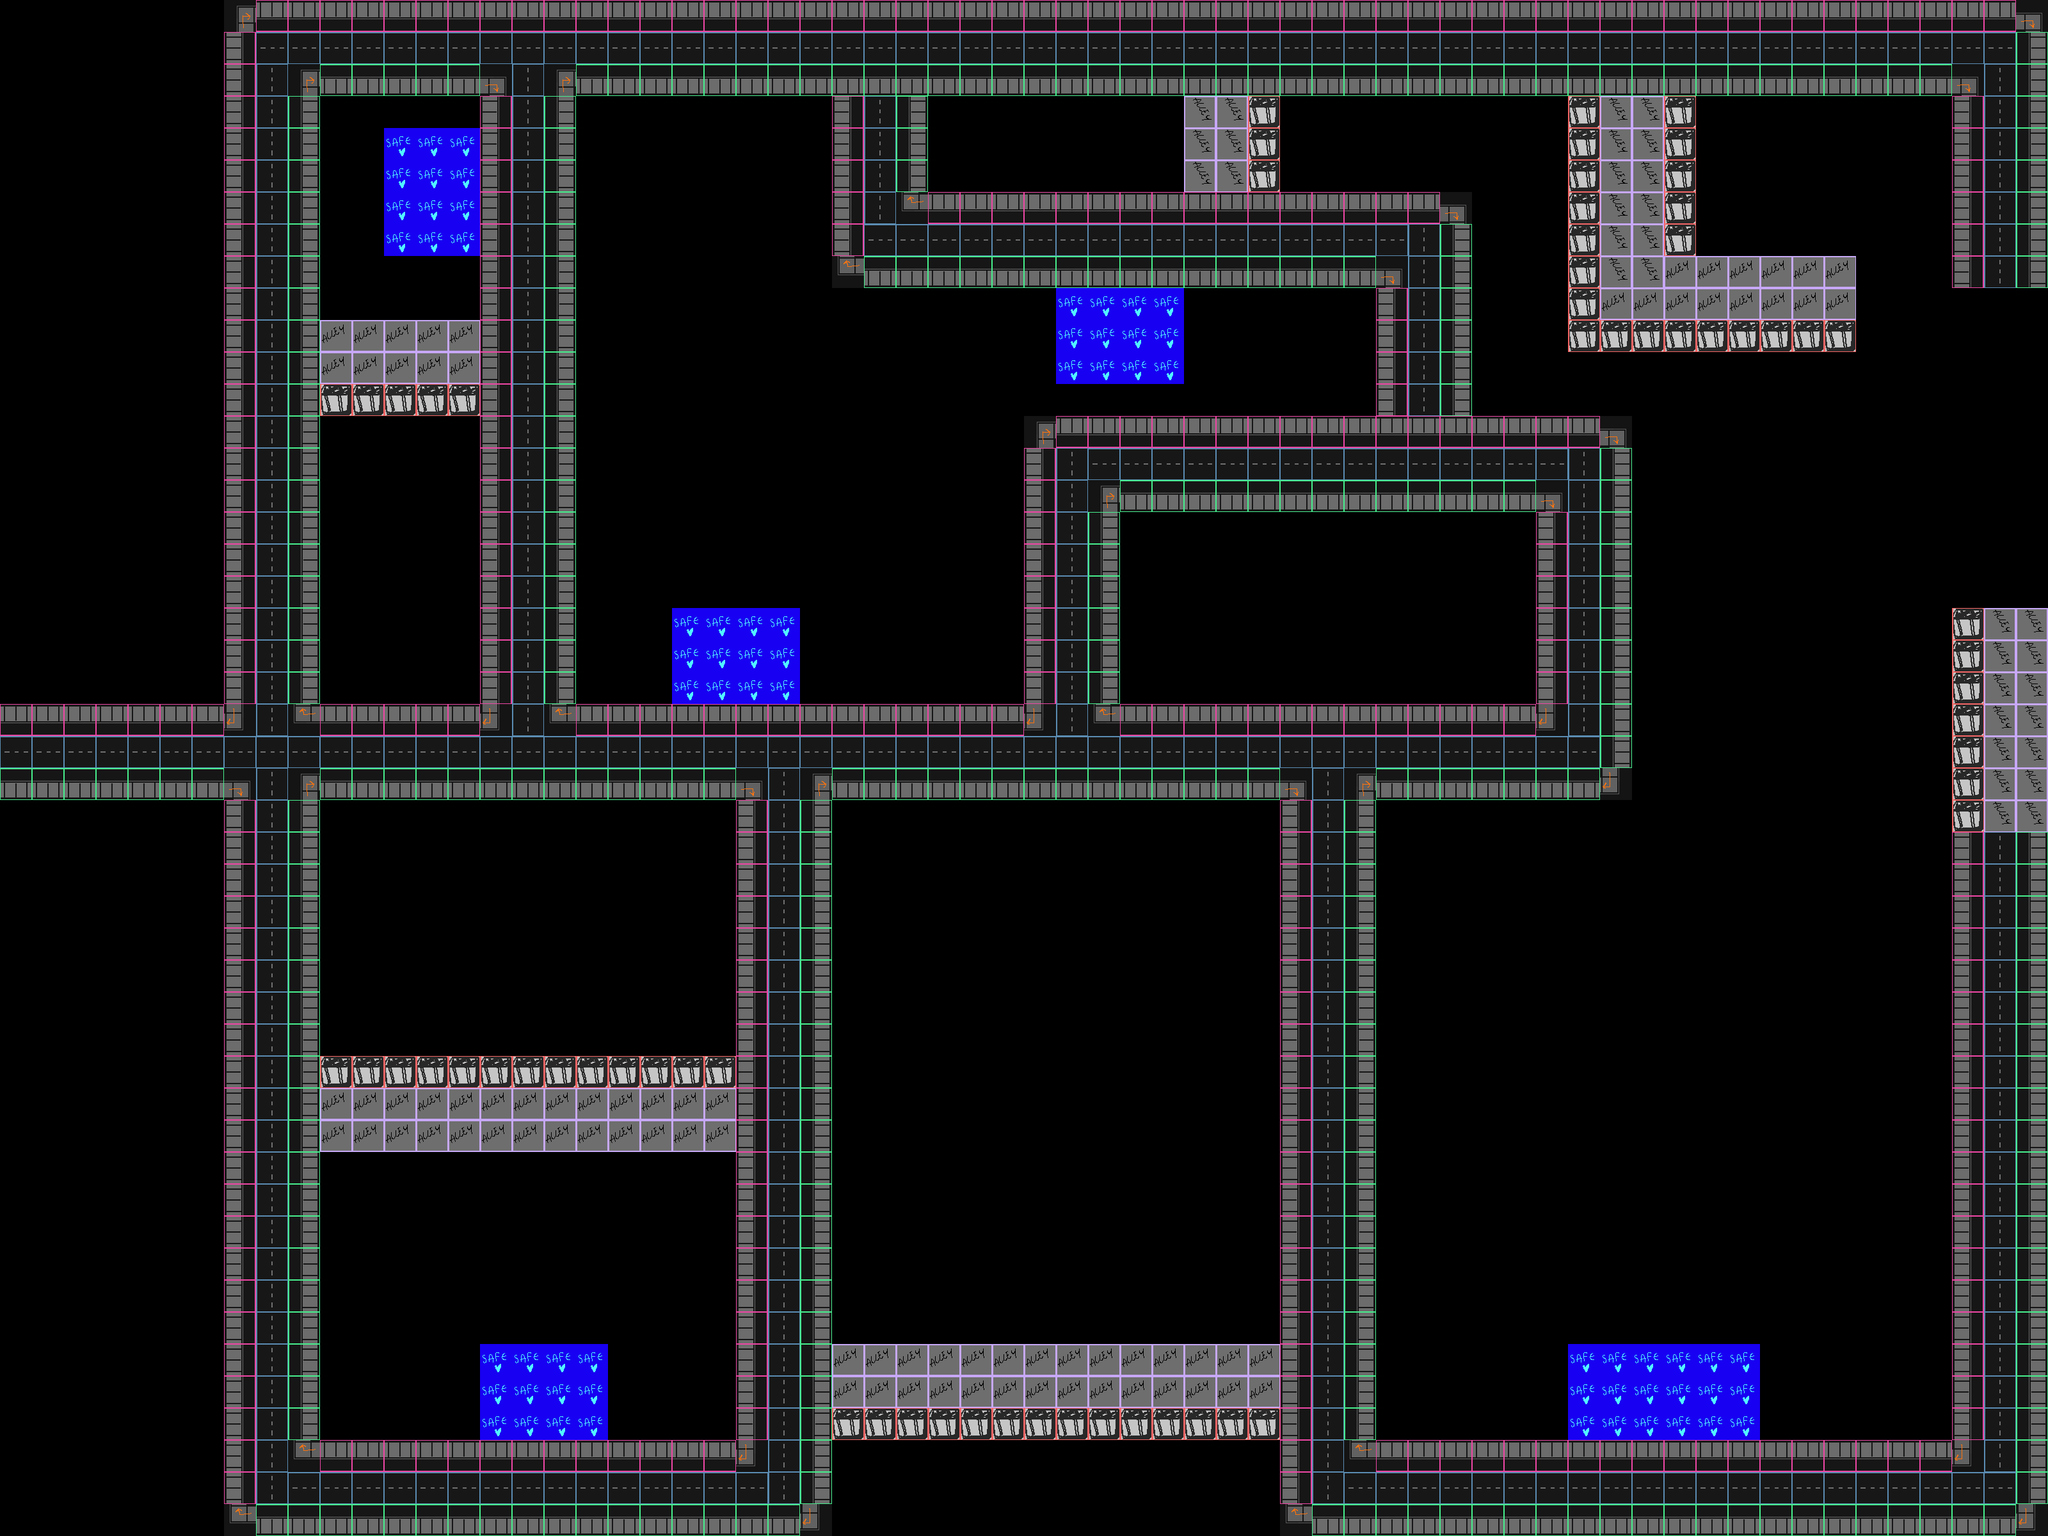

A level layout from a 2D game, rendered from its tile map. Below: a short description, then the map file with tile-grid data replaced by summaries:
An orthogonal 64x48 tile map with 50x50 px tiles, 1 tile layer (Walk Areas), 2 hidden layers not drawn, 3 tilesets and 1 object.

<map version="1.0" orientation="orthogonal" width="64" height="48" tilewidth="50" tileheight="50">
 <tileset firstgid="1" name="placeholder_streettiles-2" tilewidth="50" tileheight="50">
  <image source="placeholder_streettiles-2.png" width="400" height="250" />
 </tileset>
 <tileset firstgid="41" name="placeholder_home" tilewidth="50" tileheight="50">
  <image source="placeholder_home.png" width="300" height="500" />
 </tileset>
 <tileset firstgid="101" name="placeholderspritesheet_npc" tilewidth="50" tileheight="50">
  <image source="placeholderspritesheet_npc.png" width="150" height="100" />
 </tileset>
 <layer name="Walk Areas" width="64" height="48">
  <data>[3072 cells, 1235 non-empty, 14 distinct tile ids]</data>
 </layer>
 <layer name="No Walk/ Home" width="64" height="48" visible="0">
  <data>[3072 cells, 634 non-empty, 2 distinct tile ids]</data>
 </layer>
 <layer name="Bad" width="64" height="48" visible="0">
  <data>[3072 cells, 16 non-empty, 2 distinct tile ids]</data>
 </layer>
 <objectgroup name="Object Layer 1" width="64" height="48" visible="0">
  <object x="-384" y="112" />
 </objectgroup>
</map>